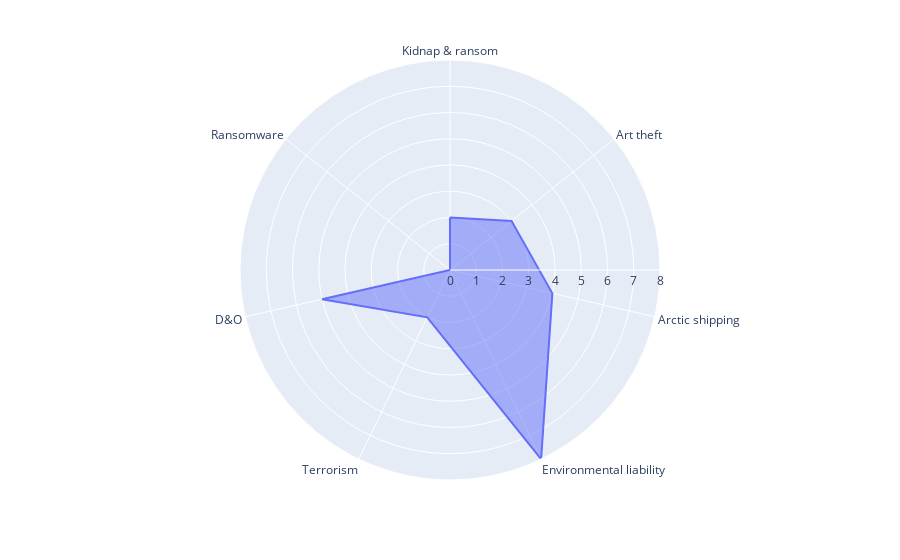

The notebook cell this image was saved under:
### Code cell
fig = px.line_polar(df_1, r='Govt standard setting & regulation', theta='Insurance type', line_close=True)
fig.update_traces(fill='toself')
fig.show()

### Figure 1 — Plotly figure (JSON) as saved in the notebook; plotly's stock layout.template omitted (floating-point values rounded to 4 significant figures)
{"data": [{"fill": "toself", "hovertemplate": "Govt standard setting & regulation=%{r}<br>Insurance type=%{theta}<extra></extra>", "legendgroup": "", "line": {"color": "#636efa", "dash": "solid"}, "marker": {"symbol": "circle"}, "mode": "lines", "name": "", "r": [2, 3, 4, 8, 2, 5, 0, 2], "showlegend": false, "subplot": "polar", "theta": ["Kidnap & ransom", "Art theft", "Arctic shipping", "Environmental liability", "Terrorism", "D&O", "Ransomware", "Kidnap & ransom"], "type": "scatterpolar"}], "layout": {"legend": {"tracegroupgap": 0}, "margin": {"t": 60}, "polar": {"angularaxis": {"direction": "clockwise", "rotation": 90}, "domain": {"x": [0, 1], "y": [0, 1]}}}}
